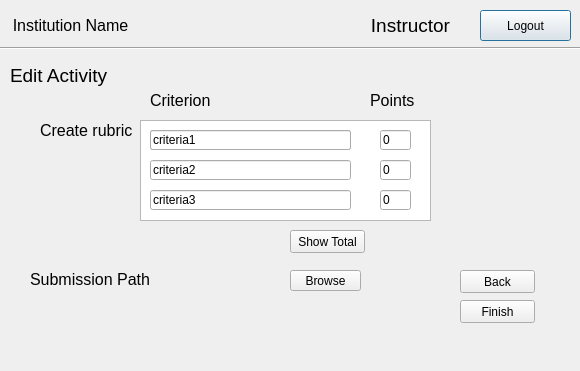
<?xml version="1.0" encoding="UTF-8"?>
<ui version="4.0">
 <class>editrubric</class>
 <widget class="QDialog" name="editrubric">
  <property name="geometry">
   <rect>
    <x>0</x>
    <y>0</y>
    <width>580</width>
    <height>371</height>
   </rect>
  </property>
  <property name="windowTitle">
   <string>Dialog</string>
  </property>
  <widget class="QTableView" name="tableView">
   <property name="geometry">
    <rect>
     <x>140</x>
     <y>120</y>
     <width>291</width>
     <height>101</height>
    </rect>
   </property>
  </widget>
  <widget class="QLineEdit" name="lineEdit">
   <property name="geometry">
    <rect>
     <x>150</x>
     <y>130</y>
     <width>201</width>
     <height>20</height>
    </rect>
   </property>
   <property name="text">
    <string>Creativity</string>
   </property>
  </widget>
  <widget class="QLabel" name="label_6">
   <property name="geometry">
    <rect>
     <x>330</x>
     <y>10</y>
     <width>161</width>
     <height>31</height>
    </rect>
   </property>
   <property name="text">
    <string>&lt;html&gt;&lt;head/&gt;&lt;body&gt;&lt;p align=&quot;center&quot;&gt;&lt;span style=&quot; font-size:14pt;&quot;&gt;Instructor&lt;/span&gt;&lt;/p&gt;&lt;/body&gt;&lt;/html&gt;</string>
   </property>
  </widget>
  <widget class="Line" name="line">
   <property name="geometry">
    <rect>
     <x>-20</x>
     <y>40</y>
     <width>611</width>
     <height>16</height>
    </rect>
   </property>
   <property name="orientation">
    <enum>Qt::Horizontal</enum>
   </property>
  </widget>
  <widget class="QPushButton" name="pushButton_6">
   <property name="geometry">
    <rect>
     <x>480</x>
     <y>10</y>
     <width>91</width>
     <height>31</height>
    </rect>
   </property>
   <property name="text">
    <string>Logout</string>
   </property>
  </widget>
  <widget class="QLineEdit" name="lineEdit_Point2">
   <property name="geometry">
    <rect>
     <x>380</x>
     <y>160</y>
     <width>31</width>
     <height>20</height>
    </rect>
   </property>
   <property name="text">
    <string>0</string>
   </property>
   <property name="maxLength">
    <number>3</number>
   </property>
  </widget>
  <widget class="QLineEdit" name="lineEdit_Point3">
   <property name="geometry">
    <rect>
     <x>380</x>
     <y>190</y>
     <width>31</width>
     <height>20</height>
    </rect>
   </property>
   <property name="text">
    <string>0</string>
   </property>
   <property name="maxLength">
    <number>3</number>
   </property>
  </widget>
  <widget class="QLabel" name="label_5">
   <property name="geometry">
    <rect>
     <x>370</x>
     <y>90</y>
     <width>51</width>
     <height>21</height>
    </rect>
   </property>
   <property name="text">
    <string>&lt;html&gt;&lt;head/&gt;&lt;body&gt;&lt;p&gt;&lt;span style=&quot; font-size:12pt;&quot;&gt;Points&lt;/span&gt;&lt;/p&gt;&lt;/body&gt;&lt;/html&gt;</string>
   </property>
  </widget>
  <widget class="QLabel" name="label_8">
   <property name="geometry">
    <rect>
     <x>150</x>
     <y>90</y>
     <width>61</width>
     <height>21</height>
    </rect>
   </property>
   <property name="text">
    <string>&lt;html&gt;&lt;head/&gt;&lt;body&gt;&lt;p&gt;&lt;span style=&quot; font-size:12pt;&quot;&gt;Criterion&lt;/span&gt;&lt;/p&gt;&lt;/body&gt;&lt;/html&gt;</string>
   </property>
  </widget>
  <widget class="QPushButton" name="pushButton_finish">
   <property name="geometry">
    <rect>
     <x>460</x>
     <y>300</y>
     <width>75</width>
     <height>23</height>
    </rect>
   </property>
   <property name="text">
    <string>Finish</string>
   </property>
  </widget>
  <widget class="QLineEdit" name="lineEdit_crit1">
   <property name="geometry">
    <rect>
     <x>150</x>
     <y>130</y>
     <width>201</width>
     <height>20</height>
    </rect>
   </property>
   <property name="text">
    <string>criteria1</string>
   </property>
   <property name="maxLength">
    <number>20</number>
   </property>
  </widget>
  <widget class="QLabel" name="label_showTotal">
   <property name="geometry">
    <rect>
     <x>380</x>
     <y>230</y>
     <width>61</width>
     <height>16</height>
    </rect>
   </property>
   <property name="text">
    <string>&lt;html&gt;&lt;head/&gt;&lt;body&gt;&lt;p&gt;&lt;br/&gt;&lt;/p&gt;&lt;/body&gt;&lt;/html&gt;</string>
   </property>
  </widget>
  <widget class="QLineEdit" name="lineEdit_crit2">
   <property name="geometry">
    <rect>
     <x>150</x>
     <y>160</y>
     <width>201</width>
     <height>20</height>
    </rect>
   </property>
   <property name="text">
    <string>criteria2</string>
   </property>
   <property name="maxLength">
    <number>20</number>
   </property>
  </widget>
  <widget class="QLineEdit" name="lineEdit_Point1">
   <property name="geometry">
    <rect>
     <x>380</x>
     <y>130</y>
     <width>31</width>
     <height>20</height>
    </rect>
   </property>
   <property name="text">
    <string>0</string>
   </property>
   <property name="maxLength">
    <number>3</number>
   </property>
  </widget>
  <widget class="QLineEdit" name="lineEdit_crit3">
   <property name="geometry">
    <rect>
     <x>150</x>
     <y>190</y>
     <width>201</width>
     <height>20</height>
    </rect>
   </property>
   <property name="text">
    <string>criteria3</string>
   </property>
   <property name="maxLength">
    <number>20</number>
   </property>
  </widget>
  <widget class="QLabel" name="label_3">
   <property name="geometry">
    <rect>
     <x>40</x>
     <y>120</y>
     <width>101</width>
     <height>21</height>
    </rect>
   </property>
   <property name="text">
    <string>&lt;html&gt;&lt;head/&gt;&lt;body&gt;&lt;p&gt;&lt;span style=&quot; font-size:12pt;&quot;&gt;Create rubric&lt;/span&gt;&lt;/p&gt;&lt;/body&gt;&lt;/html&gt;</string>
   </property>
  </widget>
  <widget class="QPushButton" name="pushButton_showTotal">
   <property name="geometry">
    <rect>
     <x>290</x>
     <y>230</y>
     <width>75</width>
     <height>23</height>
    </rect>
   </property>
   <property name="text">
    <string>Show Total</string>
   </property>
  </widget>
  <widget class="QPushButton" name="pushButton_back">
   <property name="geometry">
    <rect>
     <x>460</x>
     <y>270</y>
     <width>75</width>
     <height>23</height>
    </rect>
   </property>
   <property name="text">
    <string>Back</string>
   </property>
  </widget>
  <widget class="QLabel" name="label_2">
   <property name="geometry">
    <rect>
     <x>10</x>
     <y>60</y>
     <width>121</width>
     <height>31</height>
    </rect>
   </property>
   <property name="text">
    <string>&lt;html&gt;&lt;head/&gt;&lt;body&gt;&lt;p&gt;&lt;span style=&quot; font-size:14pt;&quot;&gt;Edit Activity&lt;/span&gt;&lt;/p&gt;&lt;/body&gt;&lt;/html&gt;</string>
   </property>
  </widget>
  <widget class="QLabel" name="label_7">
   <property name="geometry">
    <rect>
     <x>-10</x>
     <y>10</y>
     <width>161</width>
     <height>31</height>
    </rect>
   </property>
   <property name="text">
    <string>&lt;html&gt;&lt;head/&gt;&lt;body&gt;&lt;p align=&quot;center&quot;&gt;&lt;span style=&quot; font-size:12pt;&quot;&gt;Institution Name&lt;/span&gt;&lt;/p&gt;&lt;/body&gt;&lt;/html&gt;</string>
   </property>
  </widget>
  <widget class="QPushButton" name="pushButton_path">
   <property name="geometry">
    <rect>
     <x>290</x>
     <y>270</y>
     <width>71</width>
     <height>21</height>
    </rect>
   </property>
   <property name="text">
    <string>Browse</string>
   </property>
  </widget>
  <widget class="QLabel" name="label_4">
   <property name="geometry">
    <rect>
     <x>30</x>
     <y>270</y>
     <width>121</width>
     <height>20</height>
    </rect>
   </property>
   <property name="text">
    <string>&lt;html&gt;&lt;head/&gt;&lt;body&gt;&lt;p&gt;&lt;span style=&quot; font-size:12pt;&quot;&gt;Submission Path&lt;/span&gt;&lt;/p&gt;&lt;/body&gt;&lt;/html&gt;</string>
   </property>
  </widget>
  <widget class="QLabel" name="label_submissionPath">
   <property name="geometry">
    <rect>
     <x>160</x>
     <y>270</y>
     <width>111</width>
     <height>16</height>
    </rect>
   </property>
   <property name="whatsThis">
    <string>filename</string>
   </property>
   <property name="text">
    <string/>
   </property>
  </widget>
 </widget>
 <resources/>
 <connections/>
</ui>
